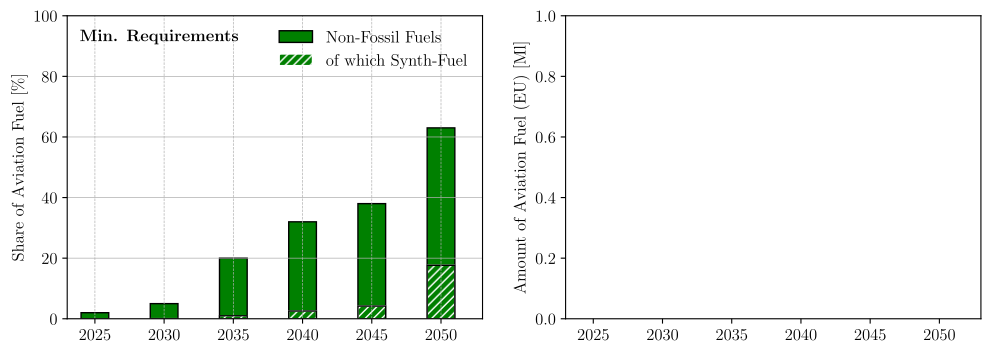

This figure's Python source:
#%%
# runs code as interactive cell 
# https://code.visualstudio.com/docs/python/jupyter-support-py

# IMPORTS #######################################

# plotting
import matplotlib.pyplot as plt
import matplotlib.font_manager as font_manager
# unit conversion
cm = 1/2.54 # for inches-cm conversion
# time manipulation
from datetime import datetime

# data science
import numpy as np
import pandas as pd

# i/o
from pathlib import PurePath, Path

# SETUP #########################################

plt.rcParams.update({
    "text.usetex": True,
    "font.family": "Arial",
    "font.sans-serif": "Computer Modern",
    'font.size': 12
})

# DATA IMPORT ###################################

df_eu = pd.read_excel(
    io = 'data/data.xlsx',
    sheet_name = 'ReFuelEU',
    usecols = lambda column: column in [
        'year',
        'SAF share [%]',
        'of which synth-fuel share [%]'
    ],
    dtype={
        'year': int,
        'SAF share [%]': float,
        'of which synth-fuel share [%]': float
    },
    header = 0,
    engine = 'openpyxl',
    decimal='.'
)

# DATA MANIPULATION #############################

df_eu['of which synth-fuel share [%]'] = ((df_eu['SAF share [%]']/100)*(df_eu['of which synth-fuel share [%]']/100))*100

# FIGURE ########################################

# SETUP ######################

fig, axes = plt.subplots(
    num = 'main',
    nrows = 1,
    ncols = 2,
    dpi = 300,
    figsize=(30*cm, 10*cm), # A4=(210x297)mm,
    sharex=True
)
plt.subplots_adjust(wspace=0.2)

# SECONDARY AXES ##############


# AXIS LIMITS ################

axes[0].set_xlim(2023, 2053)
axes[0].set_ylim(0,100)

# TICKS AND LABELS ###########

# GRIDS ######################

axes[0].grid(which='both', axis='y', linestyle='-', linewidth = 0.5)
axes[0].grid(which='both', axis='x', linestyle='--', linewidth = 0.5)

# AXIS LABELS ################

axes[0].set_ylabel("Share of Aviation Fuel [\%]")

axes[1].set_ylabel("Amount of Aviation Fuel (EU) [Ml]")


# PLOTTING ###################

axes[0].bar(
    x = df_eu['year'],
    height = df_eu['SAF share [%]'],
    color = 'green',
    width = 2,
    label = 'Non-Fossil Fuels',
    edgecolor = 'black'
)
axes[0].bar(
    x = df_eu['year'],
    height = df_eu['of which synth-fuel share [%]'],
    color = 'green',
    hatch = '////',
    width = 2,
    label = 'of which Synth-Fuel',
    edgecolor = 'white',
)
axes[0].bar(
    x = df_eu['year'],
    height = df_eu['of which synth-fuel share [%]'],
    color = 'none',
    width = 2,
    edgecolor = 'black',
)

axes[0].text(
    x=0.03,
    y=0.93,
    s=r'\textbf{Min. Requirements}',
    ha='left',
    va='center',
    fontsize=12,
    color='black',
    transform = axes[0].transAxes  # Use relative axes coordinates
)

# LEGEND ####################

axes[0].legend(
    loc='upper right',
    frameon = False
)

# EXPORT #########################################

figure_name: str = str(Path.cwd().stem + '.pdf')

plt.savefig(
    fname = figure_name,
    format="pdf",
    bbox_inches='tight',
    transparent = False
)
